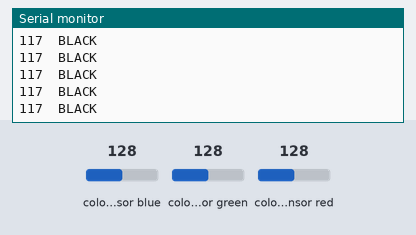
The sketch below on a simulated Arduino Uno, built with avr-gcc and run on an emulated ATmega328P. On the bench: the last lines printed to the serial monitor. Wiring (inferred from the names in the program): TCS3200 colour sensor: output pin 8; S2 pin 6; S3 pin 7; S0 pin 4; S1 pin 5. The test bench sets the inputs (shaded band); at power-on: colour sensor blue 128, colour sensor green 128, colour sensor red 128.

Above: at 1.2 s.
1.3 s: colour sensor blue set to 5
At 1.65 s:
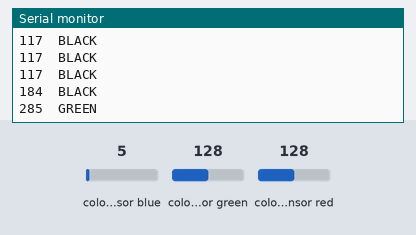
3.4 s: colour sensor blue set to 128
At 3.49 s:
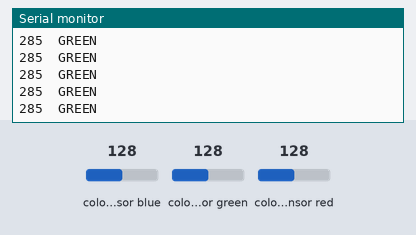
6.4 s: colour sensor green set to 64
At 6.68 s:
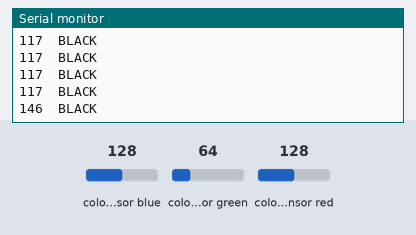
7.9 s: colour sensor red set to 5
At 7.9 s:
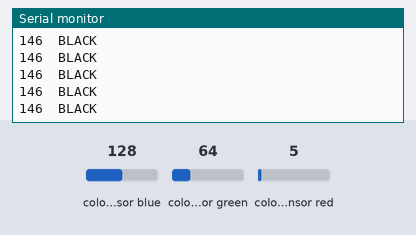
Timing chart, 0 to 10.4 s (numbered marks = the images above; inputs shaded):
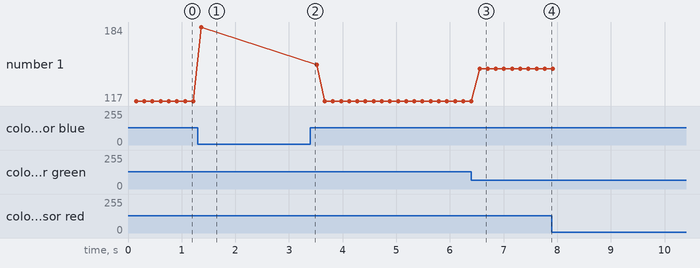

The sketch:

calibrar.ino
```cpp
int S0 = 4;
int S1 = 5;
int S2 = 6;
int S3 = 7;
int sensorOut = 8;

void setup() {

  pinMode(S0, OUTPUT);
  pinMode(S1, OUTPUT);
  pinMode(S2, OUTPUT);
  pinMode(S3, OUTPUT);
  pinMode(sensorOut, INPUT);

  digitalWrite(S0, HIGH);
  digitalWrite(S1, LOW);

  Serial.begin(9600);

}

void loop() {

  int result = 0;

  for(int i = 0; i < 5; i++) {

    result += read_Color(S2, S3);

  }

  result /= 5;

  Serial.print(result);
  Serial.print("  ");

  if(result < 100) Serial.print("WHITE");
  else if(result < 200) Serial.print("BLACK");
  else Serial.print("GREEN");

  Serial.print("\n");


}
```

functions.ino
```cpp
int read_Red(int S2, int S3) {
  digitalWrite(S2,LOW);
  digitalWrite(S3,LOW);
  int frequency = pulseIn(sensorOut, LOW);

  return frequency;
}

int read_Green(int S2, int S3) {
  digitalWrite(S2,HIGH);
  digitalWrite(S3,HIGH);
  int frequency = pulseIn(sensorOut, LOW);

  return frequency;
}

int read_Blue(int S2, int S3) {
  digitalWrite(S2,LOW);
  digitalWrite(S3,HIGH);
  int frequency = pulseIn(sensorOut, LOW);

  return frequency;
}

int read_Color(int S2, int S3) {
  int frequencyRed = read_Red(S2, S3);
  delay(10);
  int frequencyGreen = read_Green(S2, S3);
  delay(10);
  int frequencyBlue = read_Blue(S2, S3);
  delay(10);

  return (frequencyRed + frequencyGreen + frequencyBlue);
}
```

Measured:
- after the input at 1.3 s, the serial monitor: prints a new line after 0.07 s (image 1)
- after the input at 6.4 s, the serial monitor: prints a new line after 0.15 s (image 3)
- plotted number 1: 117 → 184 after the input at 1.3 s, 117 → 146 after the input at 6.4 s
